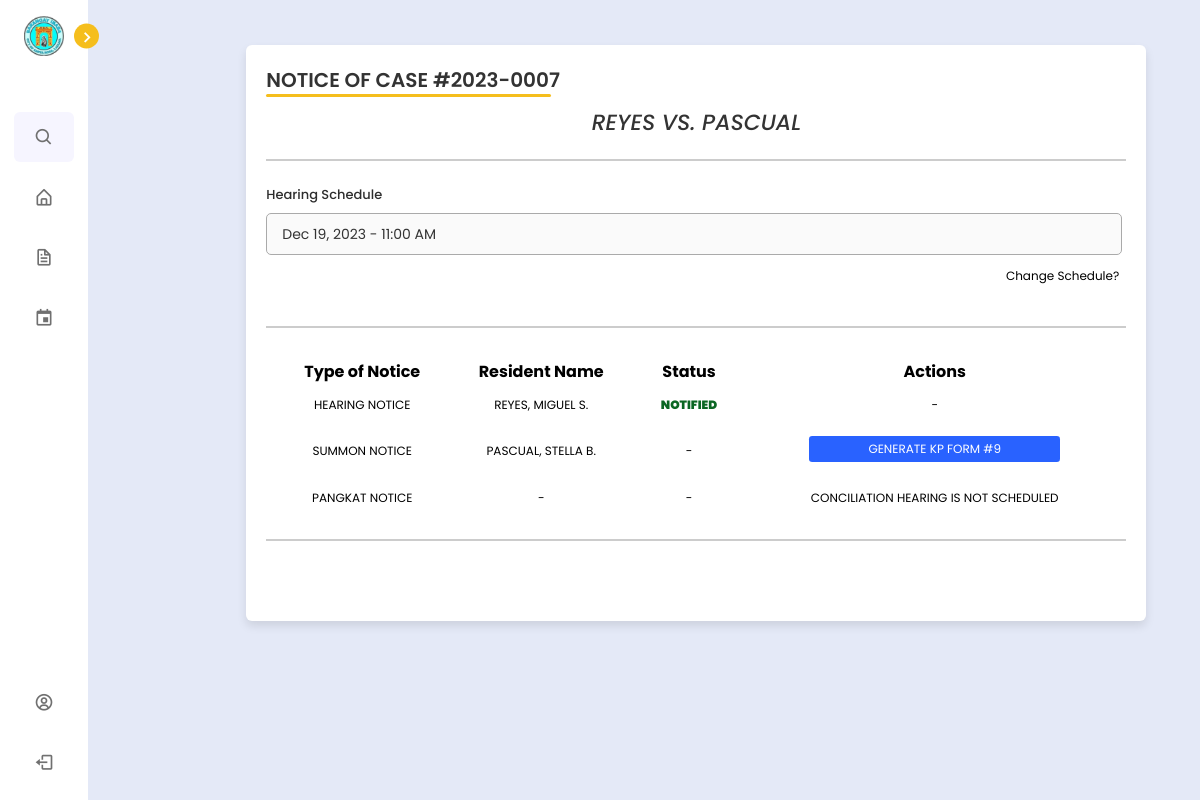
/barangay/lupon/notice_forms.php?incident_case_number=2023-0007-05 (signed in), run on an earlier commit of the app's database.
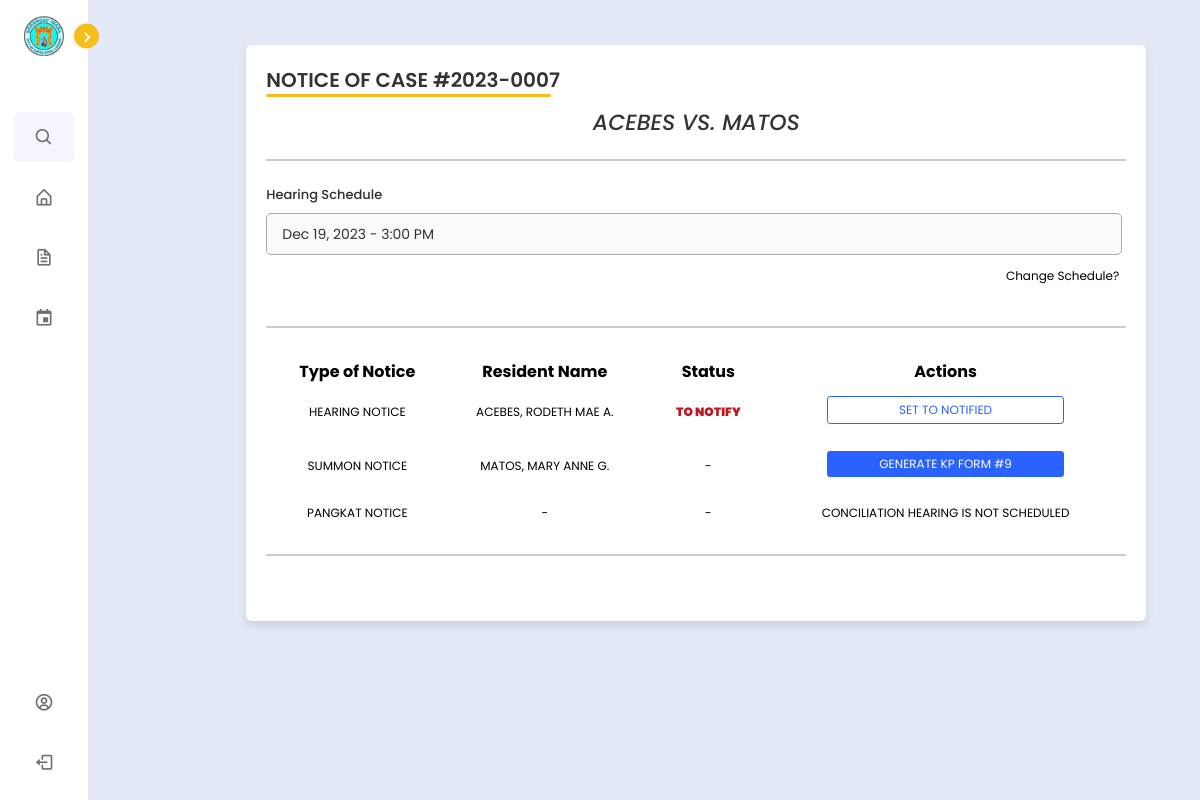
And on a later commit of the database.
### tables this page shows
CREATE TABLE `incident_report` (
  `incident_id` int(11) NOT NULL,
  `complainant_last_name` varchar(255) NOT NULL,
  `complainant_first_name` varchar(255) NOT NULL,
  `complainant_middle_name` varchar(255) NOT NULL,
  `complainant_cellphone_number` varchar(20) NOT NULL,
  `complainant_house_address` varchar(255) NOT NULL,
  `respondent_last_name` varchar(255) NOT NULL,
  `respondent_first_name` varchar(255) NOT NULL,
  `respondent_middle_name` varchar(255) NOT NULL,
  `respondent_cellphone_number` varchar(20) NOT NULL,
  `respondent_house_address` varchar(255) NOT NULL,
  `incident_case_number` varchar(50) NOT NULL,
  `incident_case_type` varchar(100) NOT NULL,
  `incident_date` date NOT NULL,
  `description_of_violation` tinytext NOT NULL,
  `created_at` timestamp NOT NULL DEFAULT current_timestamp(),
  `submitter_first_name` varchar(50) DEFAULT NULL,
  `submitter_last_name` varchar(50) DEFAULT NULL,
  `lupon_id` int(11) DEFAULT NULL,
  `pb_id` int(11) NOT NULL,
  `other_incident_case_type` varchar(255) DEFAULT NULL
);

CREATE TABLE `hearing` (
  `hearing_id` int(11) NOT NULL,
  `incident_case_number` varchar(50) DEFAULT NULL,
  `date_of_hearing` date DEFAULT NULL,
  `time_of_hearing` time DEFAULT NULL,
  `hearing_type_status` varchar(50) DEFAULT 'mediation',
  `timestamp` timestamp NOT NULL DEFAULT current_timestamp(),
  `schedule_change_timestamp` timestamp NULL DEFAULT NULL,
  `conciliation_timestamp` timestamp NULL DEFAULT NULL,
  `arbitration_timestamp` timestamp NULL DEFAULT NULL,
  `pb_id` int(11) DEFAULT NULL
);

### barangay/lupon/notice_forms.php (the view, shortened to what the changed rows need)
<?php
include '../../config.php';
$email = $_SESSION['email_address'];
$generate_hearing_value = '';
$generate_summon_value = '';
$notify_complainant_value = '';
$notify_summon_value = '';
?>
<!DOCTYPE html>
<html lang="en">
<head>
    <link rel="stylesheet" href="../../css/incidentform.css">
    <link href='https://unpkg.com/boxicons@2.1.1/css/boxicons.min.css' rel='stylesheet'>
    <link rel="stylesheet" href="https://unicons.iconscout.com/release/v4.0.0/css/line.css">
    <link rel="stylesheet" href="https://cdnjs.cloudflare.com/ajax/libs/font-awesome/6.2.0/css/all.min.css"/>
</head>
<body>
            <?php
                    $select = mysqli_query($conn, "SELECT l.*, pb.barangay
                                                FROM `lupon_accounts` l
                                                LEFT JOIN `pb_accounts` pb ON l.pb_id = pb.pb_id
                                                WHERE l.email_address = '$email'") or die('query failed');
                    if(mysqli_num_rows($select) > 0){
                        $fetch = mysqli_fetch_assoc($select);
                    }
                ?>
    <section class="home">
        <div class="container">
        <?php
        $incident_case_number = $_GET['incident_case_number'];
        $select = mysqli_query($conn, "SELECT * FROM `incident_report` WHERE incident_case_number = '$incident_case_number'") or die('query failed');
        $fetch_cases = mysqli_fetch_assoc($select);
        ?>
            <form action="#">
                <div class="form first">
                    <div class="details personal">
                        <span class="title" style="font-style: italic; margin-top: -5px; text-align: center; font-size: 22px;"><?php echo $fetch_cases['complainant_last_name'] ?> vs. <?php echo $fetch_cases['respondent_last_name'] ?> </span>
                        <hr style="border: 1px solid #ccc; margin: 20px 0; width: 860px;">
                    </div>
                        <div class="fields">
                            <div class="input-field-1" style="width: 53.5rem;">
                            <?php
             $select = mysqli_query($conn, "SELECT * FROM `hearing` WHERE incident_case_number = '$incident_case_number'") or die('query failed');
             if(mysqli_num_rows($select) > 0){
                $fetch = mysqli_fetch_assoc($select);
             }
             $alphabet_month_form = date('M j, Y', strtotime($fetch['date_of_hearing']));
             $time_in_12_hour_format = date('g:i A', strtotime($fetch['time_of_hearing']));
            ?>
                                <label class="">Hearing Schedule</label>
                                <input type="text" onkeypress="return validateName(event)" value="<?php echo $alphabet_month_form; ?> - <?php echo $time_in_12_hour_format; ?>" disabled>
                            </div>
                        </div>
            </div>
                    <div class="details ID">
                        <div class="fields">
                            <table class="notice-table" style="width: 100%; margin-left: 1%; margin-top: 1%;">
                                <thead>
                                    <tr style="text-align: center;">
                                        <th>Type of Notice</th>
                                        <th>Resident Name</th>
                                        <th>Status</th>
                                        <th>Actions</th>
                                    </tr>
                                </thead>
                                <tbody>
                                    <tr>
                                        <td>Hearing Notice</td>
                                        <td><?php echo $fetch_cases['complainant_last_name'] ?>, <?php echo $fetch_cases['complainant_first_name'] ?> <?php echo substr($fetch_cases['complainant_middle_name'], 0, 1) ?>.</td>
                                        <td><?php
                                        $check_query = "SELECT generate_hearing, notify_hearing FROM notify_residents WHERE incident_case_number = '$incident_case_number'";
                                        $check_result = mysqli_query($conn, $check_query);
                                        if ($check_result && mysqli_num_rows($check_result) > 0) {
                                            $row = mysqli_fetch_assoc($check_result);
                                            $generate_hearing_value = $row['generate_hearing'];
                                            $notify_complainant_value = $row['notify_hearing'];
                                            if (empty($generate_hearing_value) || $generate_hearing_value === 'not generated') {
                                                echo '-';
                                            } elseif ($notify_complainant_value === 'notified') {
                                                echo '<span class="notified">NOTIFIED</span>';
                                            } else {
                                                echo '<span class="to-notify">TO NOTIFY</span>';
                                            }
                                        }
                                        ?>
                                        </td>
                                        <td>
                                        <?php
                                        if (empty($generate_hearing_value) || $generate_hearing_value === 'not generated') {
                                            echo '<span class="summon-record" onclick="showHearingPopup()">Generate KP Form #8</span>';
                                        } elseif ($notify_complainant_value === 'notified') {
                                            echo '-';
                                        }
                                        else {
                                            echo '<span class="notify" onclick="showNotifyComplainantPopup()">Set To Notified</span>';
                                        }
                                        ?>
                                                                                </td>
                                                                            </tr>
                                                                            <tr>
                                            <td>Summon Notice</td>
                                            <td><?php echo $fetch_cases['respondent_last_name'] ?>, <?php echo $fetch_cases['respondent_first_name'] ?> <?php echo substr($fetch_cases['respondent_middle_name'], 0, 1) ?>.</td>
                                            <td>
                                            <?php
                                        $check_query = "SELECT generate_summon, notify_summon FROM notify_residents WHERE incident_case_number = '$incident_case_number'";
                                        $check_result = mysqli_query($conn, $check_query);
                                        if ($check_result && mysqli_num_rows($check_result) > 0) {
                                            $row = mysqli_fetch_assoc($check_result);
                                            $generate_summon_value = $row['generate_summon'];
                                            $notify_summon_value = $row['notify_summon'];
                                            if (empty($generate_summon_value) || $generate_summon_value === 'not generated') {
                                                echo '-';
                                            } elseif ($notify_summon_value === 'notified') {
                                                echo '<span class="notified">NOTIFIED</span>';
                                            } else {
                                                echo '<span class="to-notify">TO NOTIFY</span>';
                                            }
                                        }
                                        ?>
                                        </td>
<td>
<?php
if (empty($generate_summon_value) || $generate_summon_value === 'not generated') {
    echo '<span class="summon-record" onclick="showSummonPopup()">Generate KP Form #9</span>';
} elseif ($notify_summon_value === 'notified') {
    echo '-';
}
else {
    echo '<span class="notify" onclick="showNotifyRespondentPopup()">Set To Notified</span>';
}
?>
    </td>
</tr>
                                </tbody>
                            </table>
                        </div>
                    </div>
                </div>
    </section>
</body>
</html>

What changed in the data, as far as the page shows it:
removed incident_report: complainant_last_name "REYES", respondent_last_name "PASCUAL", complainant_first_name "MIGUEL", complainant_middle_name "S", respondent_first_name "STELLA", respondent_middle_name "B"
removed hearing: date_of_hearing+time_of_hearing "Dec 19, 2023 - 11:00 AM"
added incident_report: complainant_last_name "ACEBES", respondent_last_name "MATOS", complainant_first_name "RODETH MAE", complainant_middle_name "A", respondent_first_name "MARY ANNE", respondent_middle_name "G"
added hearing: date_of_hearing+time_of_hearing "Dec 19, 2023 - 3:00 PM"
Also different on the page:
text no longer shown: "NOTIFIED -"
text now shown: "TO NOTIFY SET TO NOTIFIED"
